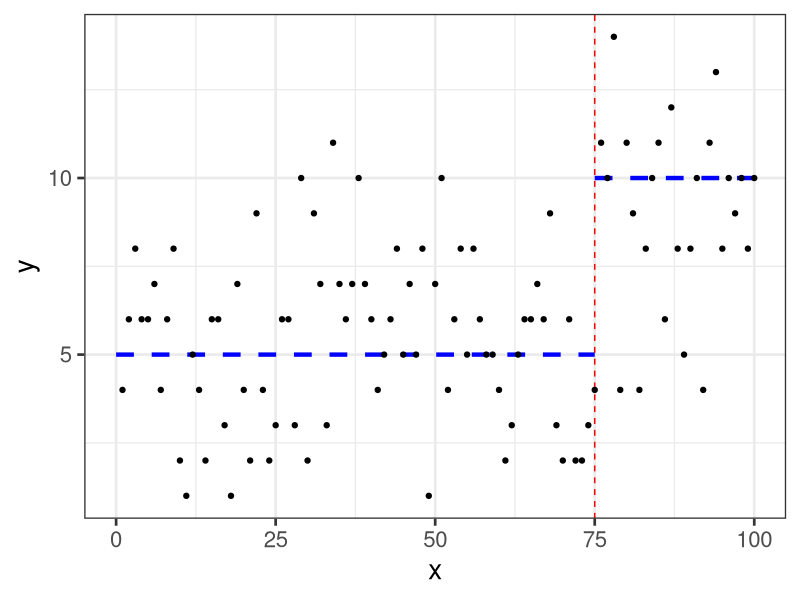
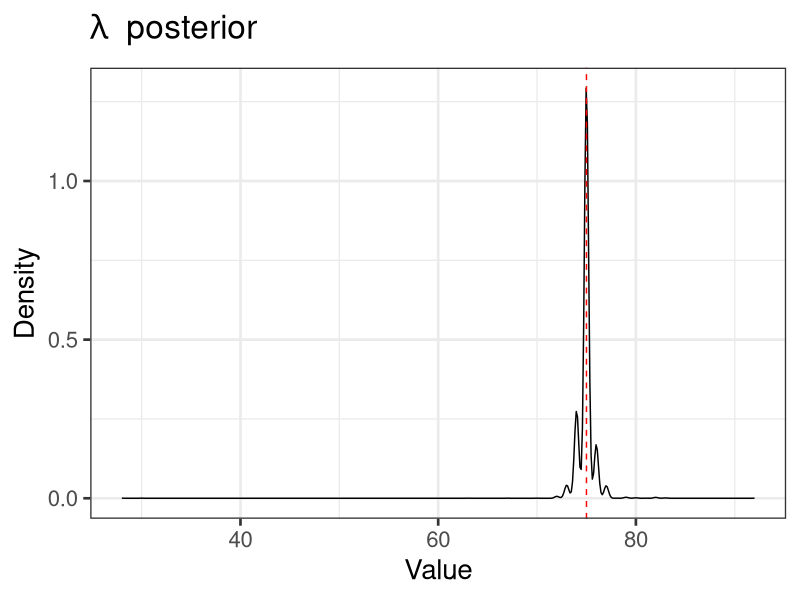
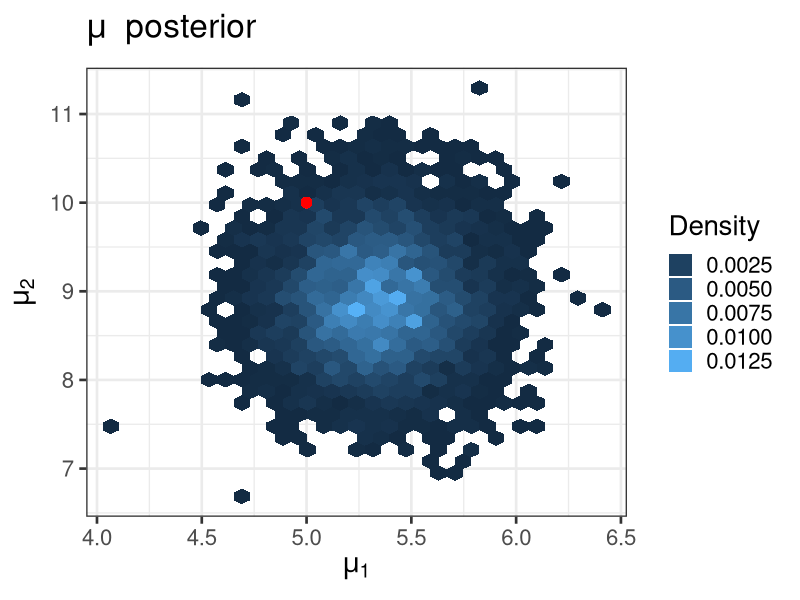
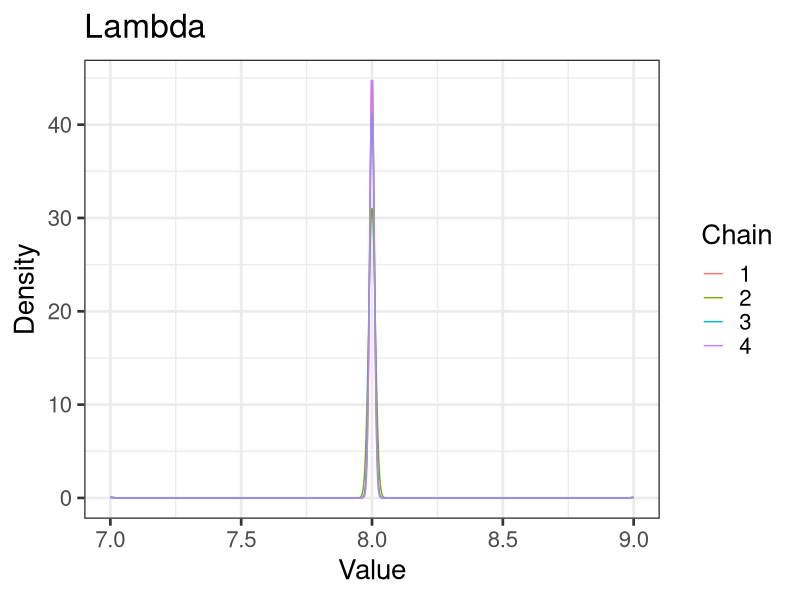
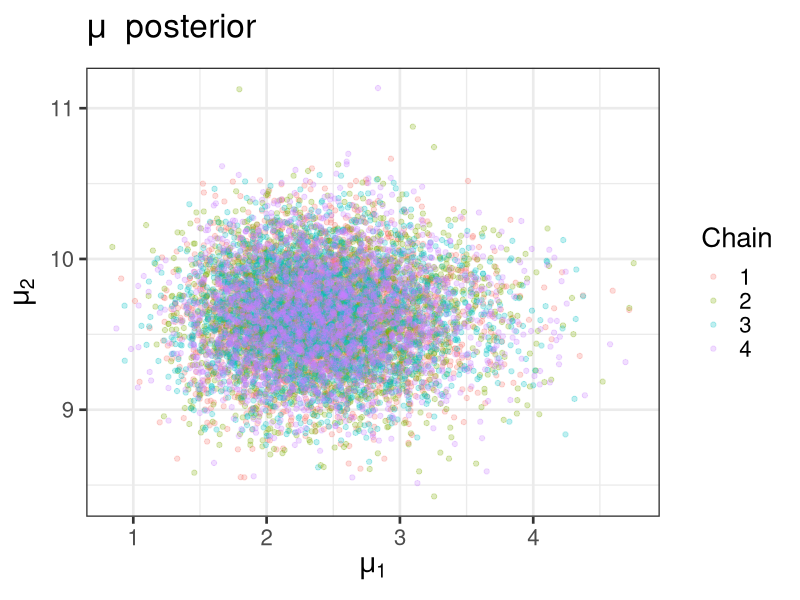
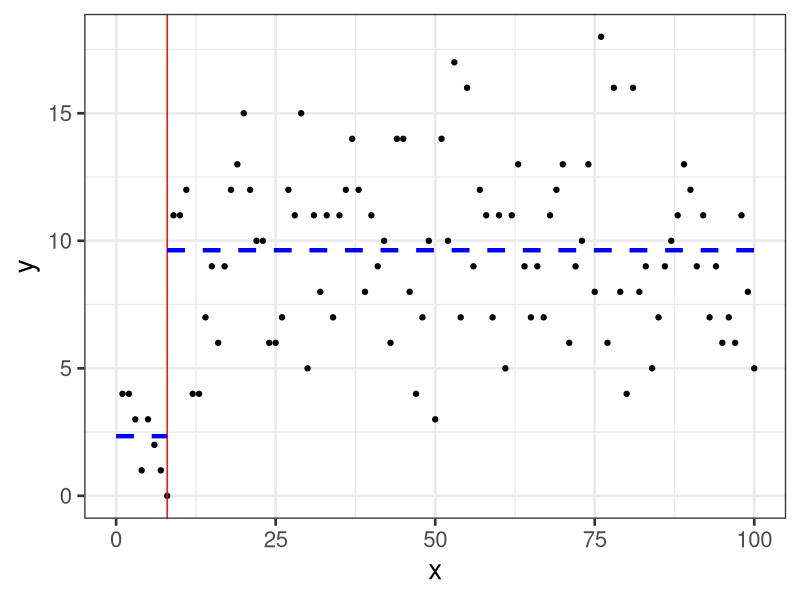
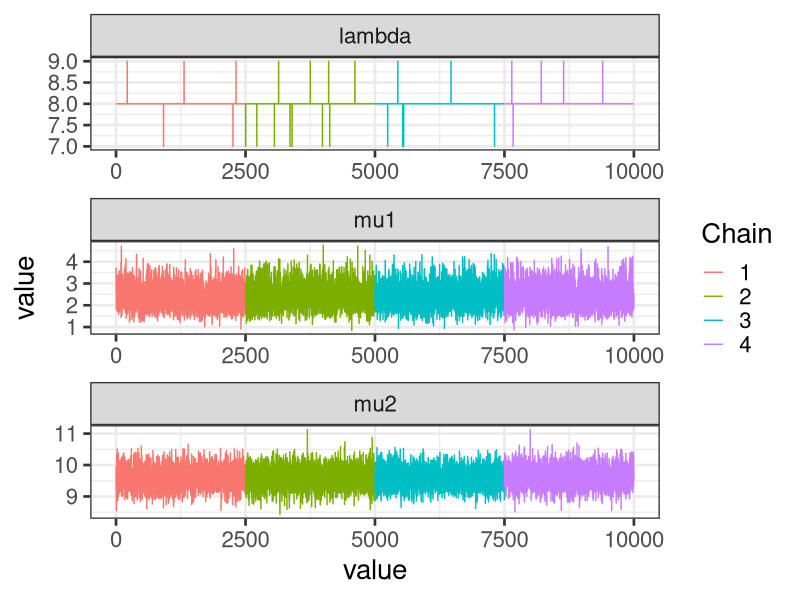

The R source for these figures, in order:
## ---- chunk 1
knitr::opts_chunk$set(echo = TRUE)
library(magrittr)
library(tidyverse)
library(cowplot)
library(reshape2)
theme_set(theme_bw(20))

# Set seed for reproducibility
set.seed(112358)

## ---- chunk 2

# Set hyperparameters
alpha <- c(2, 2)
beta <- c(0.25, 0.25)

## ---- chunk 3

LL <- function(data, mu, lambda) {
  
  N <- length(data)
  
  
  ll <- log(mu[1])*(sum(data[1:lambda])) + 
    log(mu[2])*(sum(data[(lambda+1):N])) -
    lambda*mu[1] - (N-lambda)*mu[2]
  
  return(ll)
  
}


## ---- chunk 4
## mu1
r_mu1_cond <- function(data, mu2, lambda, alpha, beta) {
  
  shape <- sum(data[1:lambda]) + alpha[1] 
  rate <- lambda + beta[1]
  
  rgamma(1, shape = shape, rate = rate)

}

## mu2
r_mu2_cond <- function(data, mu1, lambda, alpha, beta) {
  
  N <- length(data)
  
  # if lambda == last time points, no change point exists
  # in this case return a sample from prior
  if(lambda == N) {
    return(rgamma(1, alpha[2], beta[2]))
  }
  
  shape <- sum(data[(lambda+1):length(data)]) + alpha[2] 
  rate <- N - lambda + beta[2]
  
  rgamma(1, shape = shape, rate = rate)
}

## lambda
# Implemented in log scale to avoid overflow
r_lambda_cond <- function(data, mu, alpha, beta) {

  N <- length(data)
  
  # mu1^(...)mu2^(...)
  c_log_mu <- sapply(1:N, FUN = function(i)  {
    
    (sum(data[1:i]) + alpha[1] - 1)*log(mu[1]) + ifelse(i == N, 0, (sum(data[(i+1):N]) + alpha[2] - 1)*log(mu[2]))
    
  }
  )
  
  # increment with exp term
  unnormalized_log_density <- c_log_mu -
    (beta[1]*mu[1] + N*mu[2] + beta[2]*mu[2]) +
    (mu[2] - mu[1])*(1:N)  
  
  
  # Rescale and exp transform to true scale
  density <- (unnormalized_log_density - 
    max(unnormalized_log_density) )%>% 
    exp
  
  # Normalize
  density <- density/sum(density)
  
  # Cumulative density
  cdf <- density %>% cumsum
  
  # Sample
  min(which(runif(1) <= cdf))
  
}

## ---- chunk 5

gibbs <- function(data, alpha, beta, inits = "random", n, burn_in = 0.25, keep = 1) {
  
  # Random initialization unless supplied in the function call
  if(class(inits) == "character" & inits == "random") {
    inits <- c(runif(2, 1, max(data)), runif(1, 1, N))
  } 
  
  # Matrix for samples
  samples <- matrix(NA, n, 3) %>% 
    set_colnames(c("lambda", "mu1", "mu2"))
    
  # Set initial values
  samples[1, ] <- inits
  
  # Sequential gibbs sampling
  for(i in 2:n) {
    samples[i, "lambda"] <- r_lambda_cond(data = data,
                                          mu = samples[i-1, c("mu1", "mu2")],
                                          alpha = alpha,
                                          beta = beta)
    
    samples[i, "mu1"] <- r_mu1_cond(data = data,
                                    mu2 = samples[i-1, "mu2"],
                                    lambda = samples[i, "lambda"],
                                    alpha = alpha,
                                    beta = beta)
    
    samples[i, "mu2"] <- r_mu2_cond(data = data,
                                    mu1 = samples[i, "mu1"],
                                    lambda = samples[i, "lambda"],
                                    alpha = alpha,
                                    beta = beta)
  }
  
  # Remove burn-in
  samples <- samples[(round(nrow(samples)*burn_in) + 1):n, ]
  
  # thin
  samples <- samples[sample(1:nrow(samples), size = round(keep*nrow(samples))), ]
  
  samples <- samples %>% as.data.frame()
  
  return(samples)
  
}

## ---- chunk 6

# Time series length
N <- 100

# Set hyperparameters
alpha <- c(2, 2)
beta <- c(.25, .25)

# Set parameters
lambda <- 75
mu <- c(5, 10)

# Simulate data
sim_data <- c(rpois(lambda, mu[1]), rpois(N - lambda, mu[2]))

# Plot
p_sim_example <- data.frame(y = sim_data, x = 1:N) %>%
  ggplot(aes(x = x, y = y)) +
  geom_vline(xintercept = lambda, color = "red", linetype = "dashed") + 
  geom_line(data = data.frame(x = c(0, lambda), y = c(mu[1], mu[1])), aes(x = x, y = y), color = "blue", linetype = "dashed", size = 1.5) + 
  geom_line(data = data.frame(x = c(lambda, N), y = c(mu[2], mu[2])), aes(x = x, y = y), color = "blue", linetype = "dashed", size = 1.5) + geom_point() 
  
print(p_sim_example)

## ---- chunk 7
sim_samples <- gibbs(data = sim_data, 
      alpha = alpha, 
      beta = beta,
      inits = "random",
      n = 10000,
      burn_in = 0.5, 
      keep = 1)

## ---- chunk 8

p_sim_lambda <- sim_samples %>% 
  ggplot(aes(x = lambda)) + 
  stat_density(geom = "line") + 
  geom_vline(xintercept = lambda, linetype = "dashed", color = "red") + 
  labs(x = "Value", y = "Density", title = expression(lambda ~" posterior"))

p_sim_mu <- sim_samples %>% 
    ggplot(aes(x = mu1, y = mu2)) + 
    geom_hex(aes(fill=..density..)) + 
    geom_point(aes(x = mu[1], y = mu[2]), color = "red", size = 3) + 
    labs(title = expression(mu~" posterior"), x = expression(mu["1"]), y = expression(mu["2"])) + 
  guides(fill = guide_legend("Density"))

# p_sim_posterior <- plot_grid(p_sim_lambda, p_sim_mu, nrow = 2)

p_sim_lambda
p_sim_mu

## ---- chunk 9

data <- c(4, 4, 3, 1, 3, 2, 1, 0, 11, 11, 12, 4, 4, 7, 9, 6, 9, 12, 13, 15, 12, 10, 10, 6, 6, 7, 12, 11, 
          15, 5, 11, 8, 11, 7, 11, 12, 14, 12, 8, 11, 9, 10, 6, 14, 14, 8, 4, 7, 10, 3, 14, 10, 17, 7,
          16, 9, 12, 11, 7, 11, 5, 11, 13, 9, 7, 9, 7, 11, 12, 13, 6, 9, 10, 13, 8, 18, 6, 16, 8, 4, 16, 
          8, 9, 5, 7, 9, 10, 11, 13, 12, 9, 11, 7, 9, 6, 7, 6, 11, 8, 5)

## ---- chunk 10
chains <- 4

samples <- lapply(1:chains, function(i) {
  x <- gibbs(data = data, 
        alpha = alpha, 
        beta = beta,
        inits = "random",
        n = 5000,
        burn_in = 0.5, 
        keep = 1)
  
  x %>% 
    cbind(chain = i)
    
}) %>% 
  do.call(rbind, .)

## ---- chunk 11

p_lambda <- samples %>% 
  ggplot(aes(x = lambda, group = chain, color = as.factor(chain))) + 
  stat_density(geom = "line", position = "identity") + 
  labs(x = "Value", y = "Density", title = "Lambda") +
  guides(color = guide_legend(title = "Chain"))


p_mu <- samples %>% 
  ggplot(aes(x = mu1, y = mu2, color = as.factor(chain))) + 
  geom_point(alpha = .25) +
  labs(title = expression(mu~" posterior"), x = expression(mu["1"]), y = expression(mu["2"])) + 
  guides(fill = guide_legend("Density"), color = guide_legend(title = "Chain"))
  

# p <- plot_grid(p_lambda, p_mu, ncol = 1)

p_lambda
p_mu

## ---- chunk 12

MAP_estimates <- lapply(1:3, function(i) {
  d <- density(samples[, i])
  
  d$x[which.max(d$y)]
  
}) %>% unlist %>% set_names(c("lambda", "mu1", "mu2"))
  


p <- data.frame(y = data, x = 1:length(data)) %>% 
  ggplot() + 
  geom_point(aes(y = y, x = x)) + 
  geom_vline(xintercept = MAP_estimates["lambda"], color = "red") + 
  geom_line(data = data.frame(x = c(0, MAP_estimates["lambda"]), y = c(MAP_estimates["mu1"], MAP_estimates["mu1"])), aes(x = x, y = y), color = "blue", linetype = "dashed", size = 1.5) + 
  geom_line(data = data.frame(x = c(MAP_estimates["lambda"], N), y = c(MAP_estimates["mu2"], MAP_estimates["mu2"])), aes(x = x, y = y), color = "blue", linetype = "dashed", size = 1.5) 
  

print(p)

## ---- chunk 13

p_trace <- samples %>%
  cbind(iter = 1:nrow(samples)) %>% 
  melt(id.vars = c("chain", "iter")) %>%
  ggplot(aes(x = value, color = as.factor(chain))) +
  geom_line(aes(x = iter, y = value)) + 
  facet_wrap(~variable, scales = "free", ncol = 1) + 
  guides(color = guide_legend(title = "Chain"))

print(p_trace)

## ---- chunk 14
Rhat <- function(X) {
  
  n <- nrow(X)
  m <- ncol(X)
  
  # per chain variance
  chain_var <- lapply(1:ncol(X), function(i) var(X[, i])) %>% unlist
  
  # average per chain variance
  W <- mean(chain_var)
  
  # between chain variance
  th <- sum(colMeans(X))/m
  B <- (n/(m - 1))*sum((colMeans(X) - th)^2)
  
  # estimated variance of the stationary distribution
  stationary_var <- (1 - 1/n)*W + (1/n)*B
  
  # R hat statistic
  rhat <- sqrt(stationary_var / W)
  
  return(rhat)
  
}
## ---- chunk 15
rhats <- lapply(c("lambda", "mu1", "mu2"), function(var) {
  
  df <- samples %>% 
    select(var, chain)
  
  per_chain_df <- lapply(unique(df$chain), function(i) {
    
    df %>% filter(chain == i) %>% 
      pull(var)
    
  }) %>% do.call(cbind, .)
  
  
  Rhat(per_chain_df)
  
}) %>% set_names(c("lambda", "mu1", "mu2"))


rhats
